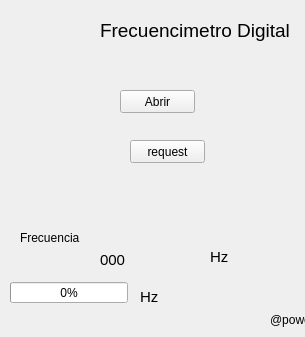
<?xml version="1.0" encoding="UTF-8"?>
<ui version="4.0">
 <class>Widget</class>
 <widget class="QWidget" name="Widget">
  <property name="geometry">
   <rect>
    <x>0</x>
    <y>0</y>
    <width>305</width>
    <height>337</height>
   </rect>
  </property>
  <property name="windowTitle">
   <string>Widget</string>
  </property>
  <widget class="QPushButton" name="pushButton">
   <property name="geometry">
    <rect>
     <x>120</x>
     <y>90</y>
     <width>75</width>
     <height>23</height>
    </rect>
   </property>
   <property name="text">
    <string>Abrir</string>
   </property>
  </widget>
  <widget class="QLabel" name="conect">
   <property name="geometry">
    <rect>
     <x>30</x>
     <y>70</y>
     <width>81</width>
     <height>16</height>
    </rect>
   </property>
   <property name="text">
    <string/>
   </property>
  </widget>
  <widget class="QProgressBar" name="Progres">
   <property name="geometry">
    <rect>
     <x>10</x>
     <y>282</y>
     <width>118</width>
     <height>21</height>
    </rect>
   </property>
   <property name="value">
    <number>0</number>
   </property>
  </widget>
  <widget class="QLabel" name="Title">
   <property name="geometry">
    <rect>
     <x>100</x>
     <y>0</y>
     <width>201</width>
     <height>61</height>
    </rect>
   </property>
   <property name="font">
    <font>
     <pointsize>14</pointsize>
    </font>
   </property>
   <property name="text">
    <string>Frecuencimetro Digital</string>
   </property>
  </widget>
  <widget class="QLabel" name="sign">
   <property name="geometry">
    <rect>
     <x>270</x>
     <y>310</y>
     <width>131</width>
     <height>20</height>
    </rect>
   </property>
   <property name="text">
    <string>@powered by: L.O &amp; J.M</string>
   </property>
  </widget>
  <widget class="QLabel" name="tag">
   <property name="geometry">
    <rect>
     <x>20</x>
     <y>230</y>
     <width>71</width>
     <height>16</height>
    </rect>
   </property>
   <property name="text">
    <string>Frecuencia </string>
   </property>
  </widget>
  <widget class="QLabel" name="sufPS1">
   <property name="geometry">
    <rect>
     <x>140</x>
     <y>290</y>
     <width>47</width>
     <height>13</height>
    </rect>
   </property>
   <property name="font">
    <font>
     <pointsize>11</pointsize>
    </font>
   </property>
   <property name="text">
    <string>Hz</string>
   </property>
  </widget>
  <widget class="QLabel" name="sufF1">
   <property name="geometry">
    <rect>
     <x>210</x>
     <y>250</y>
     <width>47</width>
     <height>13</height>
    </rect>
   </property>
   <property name="font">
    <font>
     <pointsize>11</pointsize>
    </font>
   </property>
   <property name="text">
    <string>Hz</string>
   </property>
  </widget>
  <widget class="QLabel" name="label">
   <property name="geometry">
    <rect>
     <x>100</x>
     <y>250</y>
     <width>101</width>
     <height>20</height>
    </rect>
   </property>
   <property name="font">
    <font>
     <pointsize>11</pointsize>
    </font>
   </property>
   <property name="text">
    <string>000</string>
   </property>
  </widget>
  <widget class="QPushButton" name="req">
   <property name="geometry">
    <rect>
     <x>130</x>
     <y>140</y>
     <width>75</width>
     <height>23</height>
    </rect>
   </property>
   <property name="text">
    <string>request</string>
   </property>
  </widget>
 </widget>
 <layoutdefault spacing="6" margin="11"/>
 <resources/>
 <connections/>
</ui>
